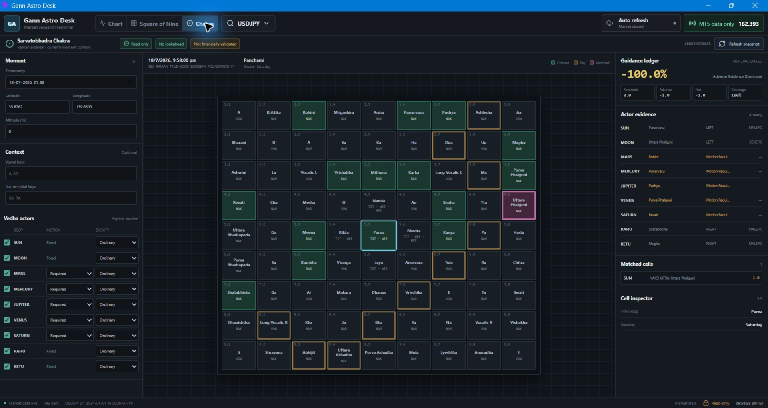
#> input picture gann-astro-desk/docs/user_manual/sarvatobhadra_chakra/assets/chakra_lab_native_0109.jpg, 1536 x 816 px (shown at 1/2 size)
$ python build_sarvatobhadra_manual.py
#> lines starting #> are read from the running program, lines starting #| are printed output that depends on the picture
from __future__ import annotations

import math
import shutil
from pathlib import Path
from typing import Iterable

from docx import Document
from docx.enum.section import WD_SECTION
from docx.enum.table import WD_CELL_VERTICAL_ALIGNMENT, WD_TABLE_ALIGNMENT
from docx.enum.text import WD_ALIGN_PARAGRAPH, WD_LINE_SPACING
from docx.oxml import OxmlElement
from docx.oxml.ns import qn
from docx.shared import Inches, Pt, RGBColor
from PIL import Image, ImageDraw, ImageFont


REPO_ROOT = Path(__file__).resolve().parents[2]
MANUAL_ROOT = (
    REPO_ROOT
    / "gann-astro-desk"
    / "docs"
    / "user_manual"
    / "sarvatobhadra_chakra"
)
ASSET_ROOT = MANUAL_ROOT / "assets"
QA_ROOT = MANUAL_ROOT / "qa_render"
SOURCE_SCREENSHOT = ASSET_ROOT / "chakra_lab_native_0109.jpg"
OUTPUT_DOCX = MANUAL_ROOT / "Gann_Astro_Desk_Sarvatobhadra_Chakra_Manual_v1.0.docx"
OUTPUT_PDF = MANUAL_ROOT / "Gann_Astro_Desk_Sarvatobhadra_Chakra_Manual_v1.0.pdf"
QUICK_START_PNG = MANUAL_ROOT / "Sarvatobhadra_Chakra_Quick_Start_v1.0.png"
ANNOTATED_SCREEN_PNG = ASSET_ROOT / "chakra_lab_native_0109_annotated.png"
RAY_GEOMETRY_PNG = ASSET_ROOT / "vedha_ray_geometry.png"

FONT_REGULAR = Path(r"C:\Windows\Fonts\segoeui.ttf")
FONT_BOLD = Path(r"C:\Windows\Fonts\segoeuib.ttf")
FONT_MONO = Path(r"C:\Windows\Fonts\consola.ttf")

NAVY = "173A4A"
BLUE = "2E74B5"
DARK_BLUE = "1F4D78"
TEAL = "2E8E7B"
TEAL_LIGHT = "E8F5F1"
GOLD = "B78125"
GOLD_LIGHT = "FFF4D6"
MAGENTA = "A34F8B"
MAGENTA_LIGHT = "F7EAF3"
CYAN = "3899BB"
CYAN_LIGHT = "E7F5FA"
INK = "17242D"
MUTED = "5D6A73"
LIGHT = "F2F5F7"
BORDER = "CCD5DB"
RED = "A43B3B"
RED_LIGHT = "FCECEC"
WHITE = "FFFFFF"


def font(size: int, bold: bool = False, mono: bool = False) -> ImageFont.FreeTypeFont:
    path = FONT_MONO if mono else FONT_BOLD if bold else FONT_REGULAR
    return ImageFont.truetype(str(path), size)


def rgb(hex_color: str) -> tuple[int, int, int]:
    value = hex_color.lstrip("#")
    return tuple(int(value[index : index + 2], 16) for index in (0, 2, 4))


def wrap_text(draw: ImageDraw.ImageDraw, text: str, face: ImageFont.FreeTypeFont, width: int) -> list[str]:
    words = text.split()
    if not words:
        return [""]
    lines: list[str] = []
    current = words[0]
    for word in words[1:]:
        candidate = f"{current} {word}"
        if draw.textbbox((0, 0), candidate, font=face)[2] <= width:
            current = candidate
        else:
            lines.append(current)
            current = word
    lines.append(current)
    return lines


def draw_wrapped(
    draw: ImageDraw.ImageDraw,
    xy: tuple[int, int],
    text: str,
    face: ImageFont.FreeTypeFont,
    fill: tuple[int, int, int],
    width: int,
    spacing: int = 6,
) -> int:
    x, y = xy
    lines = wrap_text(draw, text, face, width)
    line_height = face.size + spacing
    for line in lines:
        draw.text((x, y), line, font=face, fill=fill)
        y += line_height
    return y


def create_quick_start_infographic() -> None:
    canvas = Image.new("RGB", (1600, 900), rgb("F4F7F8"))
    draw = ImageDraw.Draw(canvas)
    draw.rectangle((0, 0, 1600, 118), fill=rgb("11202A"))
    draw.text((64, 30), "SARVATOBHADRA CHAKRA LAB", font=font(42, bold=True), fill=rgb(WHITE))
    draw.text(
        (66, 82),
        "Six-step beginner workflow in Gann Astro Desk 0.10.9",
        font=font(20),
        fill=rgb("B8C6CE"),
    )

    steps = [
        ("1", "Open Chakra", "Choose Chakra in the top workspace bar."),
        ("2", "Set moment and place", "Enter the IST timestamp and intentional research coordinates."),
        ("3", "Choose actors", "For a first run, keep fixed actors and uncheck planets marked Required."),
        ("4", "Refresh snapshot", "Inputs do not recalculate until you press Refresh snapshot."),
        ("5", "Read the board", "Green = context, gold = ray, magenta = matched, cyan = selected."),
        ("6", "Read the ledger", "Check score, favorable/adverse units, coverage, matched cells, and inspector."),
    ]
    card_w = 468
    card_h = 260
    gap_x = 34
    gap_y = 30
    start_x = 64
    start_y = 155
    accents = [TEAL, BLUE, GOLD, MAGENTA, CYAN, DARK_BLUE]

    for index, (number, title, detail) in enumerate(steps):
        row, column = divmod(index, 3)
        x = start_x + column * (card_w + gap_x)
        y = start_y + row * (card_h + gap_y)
        accent = rgb(accents[index])
        draw.rounded_rectangle(
            (x, y, x + card_w, y + card_h),
            radius=14,
            fill=rgb(WHITE),
            outline=rgb(BORDER),
            width=2,
        )
        draw.rounded_rectangle(
            (x, y, x + 84, y + card_h),
            radius=14,
            fill=accent,
        )
        draw.rectangle((x + 68, y, x + 84, y + card_h), fill=accent)
        draw.ellipse((x + 17, y + 24, x + 67, y + 74), fill=rgb(WHITE))
        number_box = draw.textbbox((0, 0), number, font=font(27, bold=True))
        number_w = number_box[2] - number_box[0]
        draw.text(
            (x + 42 - number_w / 2, y + 32),
            number,
            font=font(27, bold=True),
            fill=accent,
        )
        draw.text((x + 112, y + 31), title, font=font(26, bold=True), fill=rgb(INK))
        draw_wrapped(
            draw,
            (x + 112, y + 89),
            detail,
            font(22),
            rgb(MUTED),
            card_w - 142,
            spacing=9,
        )

    draw.rounded_rectangle(
        (64, 755, 1536, 850),
        radius=12,
        fill=rgb(RED_LIGHT),
        outline=rgb("DCA5A5"),
        width=2,
    )
    draw.text((90, 777), "STOP", font=font(23, bold=True), fill=rgb(RED))
    draw_wrapped(
        draw,
        (180, 773),
        "The percentage is an evidence-balance meter. It is not probability, confidence, "
        "bullish/bearish direction, or permission to trade.",
        font(22, bold=True),
        rgb("6B2727"),
        1310,
        spacing=7,
    )
    canvas.save(QUICK_START_PNG, quality=95)
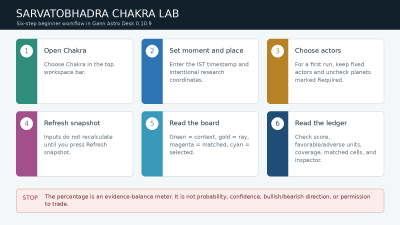
#> saved as Sarvatobhadra_Chakra_Quick_Start_v1.0.png: PIL image 1600x900 RGB (shown at 1/4 size); mean R, G, B 203.3, 206.7, 209.7


def create_annotated_screenshot() -> None:
    if not SOURCE_SCREENSHOT.is_file():
        raise FileNotFoundError(SOURCE_SCREENSHOT)
    source = Image.open(SOURCE_SCREENSHOT).convert("RGB")
#> source is the input picture: PIL image 1536x816 RGB; mean R, G, B 24.2, 33.8, 41.6
    canvas = Image.new("RGB", (source.width, source.height + 150), rgb("0F171F"))
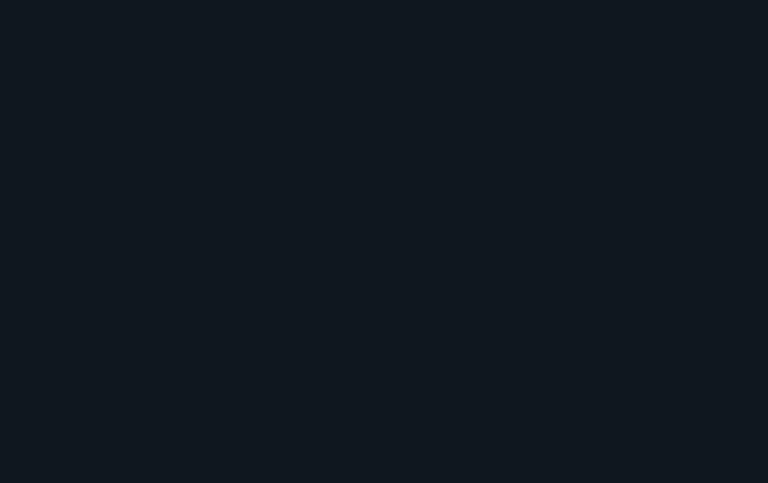
#> canvas: PIL image 1536x966 RGB (shown at 1/2 size); mean R, G, B 15, 23, 31
    canvas.paste(source, (0, 0))
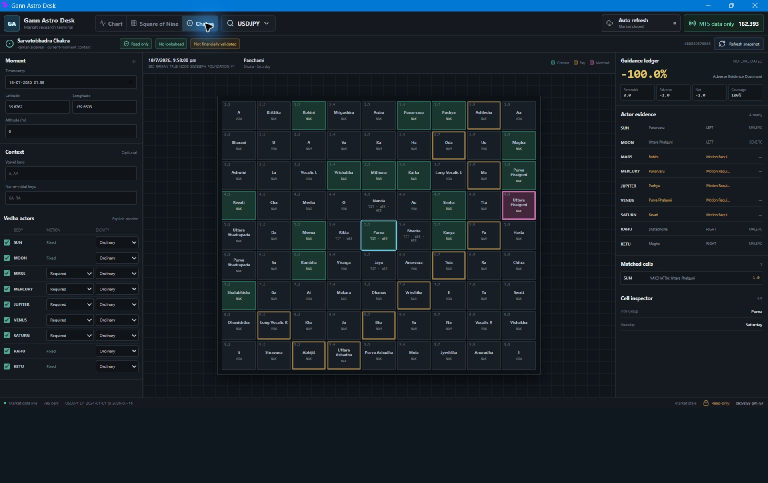
#> canvas: PIL image 1536x966 RGB (shown at 1/2 size); mean R, G, B 22.8, 32.1, 40
    draw = ImageDraw.Draw(canvas, "RGBA")

    targets = [
        (1, (410, 47), TEAL),
        (2, (140, 185), BLUE),
        (3, (140, 345), GOLD),
        (4, (140, 555), MAGENTA),
        (5, (760, 430), CYAN),
        (6, (1125, 124), GOLD),
        (7, (1365, 165), TEAL),
        (8, (1370, 550), MAGENTA),
    ]
    for number, (x, y), color in targets:
        accent = (*rgb(color), 255)
        draw.ellipse((x - 22, y - 22, x + 22, y + 22), fill=(15, 23, 31, 220), outline=accent, width=5)
        label = str(number)
        box = draw.textbbox((0, 0), label, font=font(24, bold=True))
        draw.text(
            (x - (box[2] - box[0]) / 2, y - 16),
            label,
            font=font(24, bold=True),
            fill=(255, 255, 255, 255),
        )

    legend = [
        ("1", "Chakra tab"),
        ("2", "Moment and place"),
        ("3", "Optional context"),
        ("4", "Vedha actors"),
        ("5", "81-cell board"),
        ("6", "Board legend"),
        ("7", "Guidance ledger"),
        ("8", "Evidence and inspector"),
    ]
    legend_y = source.height + 20
#> (the rest of the program and of its run is left out)
